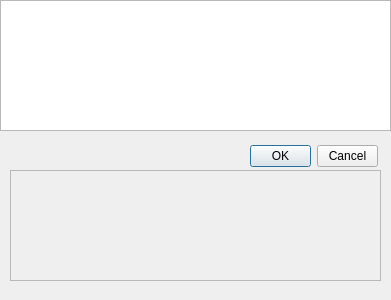
<?xml version="1.0" encoding="UTF-8"?>
<ui version="4.0">
 <class>test</class>
 <widget class="QWidget" name="test">
  <property name="geometry">
   <rect>
    <x>0</x>
    <y>0</y>
    <width>391</width>
    <height>300</height>
   </rect>
  </property>
  <property name="windowTitle">
   <string>test</string>
  </property>
  <widget class="QTextEdit" name="textEdit">
   <property name="geometry">
    <rect>
     <x>0</x>
     <y>0</y>
     <width>391</width>
     <height>131</height>
    </rect>
   </property>
  </widget>
  <widget class="QDialogButtonBox" name="buttonBox">
   <property name="geometry">
    <rect>
     <x>250</x>
     <y>140</y>
     <width>128</width>
     <height>32</height>
    </rect>
   </property>
   <property name="standardButtons">
    <set>QDialogButtonBox::Cancel|QDialogButtonBox::Ok</set>
   </property>
  </widget>
  <widget class="QWidget" name="verticalLayoutWidget">
   <property name="geometry">
    <rect>
     <x>10</x>
     <y>170</y>
     <width>371</width>
     <height>111</height>
    </rect>
   </property>
   <layout class="QVBoxLayout" name="verticalLayout">
    <item>
     <widget class="QScrollArea" name="scrollArea">
      <property name="widgetResizable">
       <bool>true</bool>
      </property>
      <widget class="QWidget" name="scrollAreaWidgetContents">
       <property name="geometry">
        <rect>
         <x>0</x>
         <y>0</y>
         <width>367</width>
         <height>107</height>
        </rect>
       </property>
      </widget>
     </widget>
    </item>
   </layout>
  </widget>
 </widget>
 <resources/>
 <connections/>
</ui>
